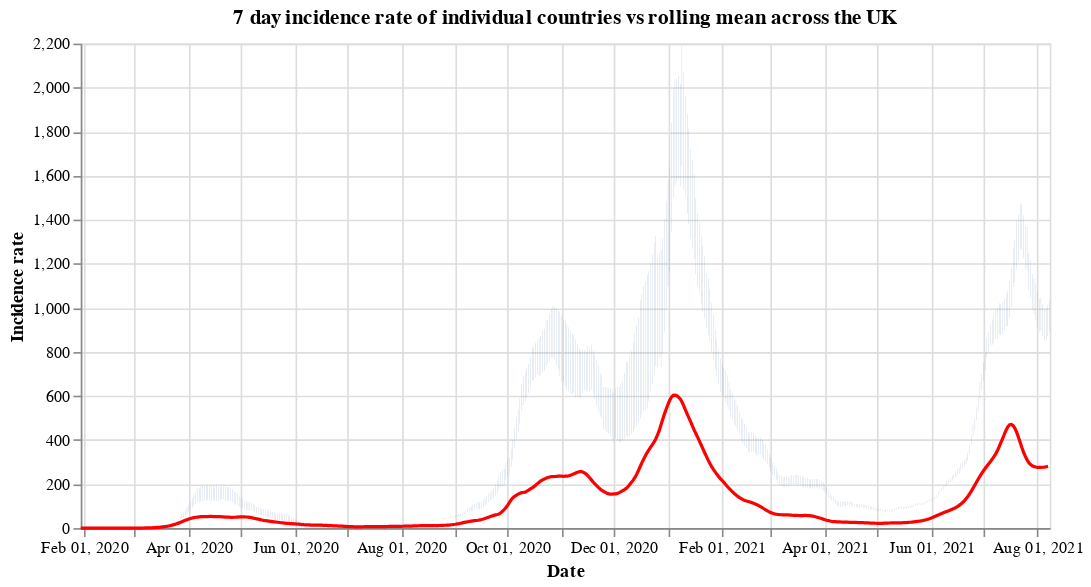

This figure's notebook cell:
### Code cell
#collapse
countries = uk_cases['areaName'].unique()
countries.sort()

selection = alt.selection_single(
    name='Select',
    fields=['areaName'],
    init={'areaName': 'Wales'},
    bind={'areaName': alt.binding_select(options=countries)}
)

# scatter plot, modify opacity based on selection
bars = alt.Chart(uk_cases).mark_bar().add_selection(
    selection
).encode(
    x=alt.X("yearmonthdate(date):T", axis=alt.Axis(title='Date')),
    y=alt.Y("weeklyCasesRate:Q", axis=alt.Axis(title='Incidence rate')),
    tooltip='weeklyCasesRate:Q',
    opacity=alt.condition(selection, alt.value(1), alt.value(0))
).properties(title=f'7 day incidence rate of individual countries vs rolling mean across the UK', width=600)

line = alt.Chart(overview_cases).mark_line(
    color='red',
    size=2,
).transform_window(
    rolling_mean='mean(weeklyCasesRate)',
    frame=[0, 7]
).encode(
    x='yearmonthdate(date):T',
    y='rolling_mean:Q'
)

alt.layer(bars, line)

### Figure 1 — Vega-Lite specification as saved in the notebook (floating-point values rounded to 4 significant figures; data arrays with more than 128 entries replaced by an {"elided": "..."} marker saying what was removed)
{"config": {"view": {"continuousWidth": 400, "continuousHeight": 300}}, "layer": [{"data": {"name": "data-d7f4779a931b0b71a798a0dbf72c1c9d"}, "mark": "bar", "encoding": {"opacity": {"condition": {"value": 1, "selection": "Select"}, "value": 0}, "tooltip": {"type": "quantitative", "field": "weeklyCasesRate"}, "x": {"type": "temporal", "axis": {"title": "Date"}, "field": "date", "timeUnit": "yearmonthdate"}, "y": {"type": "quantitative", "axis": {"title": "Incidence rate"}, "field": "weeklyCasesRate"}}, "selection": {"Select": {"type": "single", "fields": ["areaName"], "init": {"areaName": "Wales"}, "bind": {"areaName": {"input": "select", "options": ["England", "Northern Ireland", "Scotland", "Wales"]}}}}, "title": "7 day incidence rate of individual countries vs rolling mean across the UK", "width": 600}, {"data": {"name": "data-4c544d7a3d27555f7cbfbb98718b8107"}, "mark": {"type": "line", "color": "red", "size": 2}, "encoding": {"x": {"type": "temporal", "field": "date", "timeUnit": "yearmonthdate"}, "y": {"type": "quantitative", "field": "rolling_mean"}}, "transform": [{"window": [{"op": "mean", "field": "weeklyCasesRate", "as": "rolling_mean"}], "frame": [0, 7]}]}], "$schema": "https://vega.github.io/schema/vega-lite/v4.8.1.json", "datasets": {"data-d7f4779a931b0b71a798a0dbf72c1c9d": {"elided": "2132 records"}, "data-4c544d7a3d27555f7cbfbb98718b8107": {"elided": "556 records"}}}
